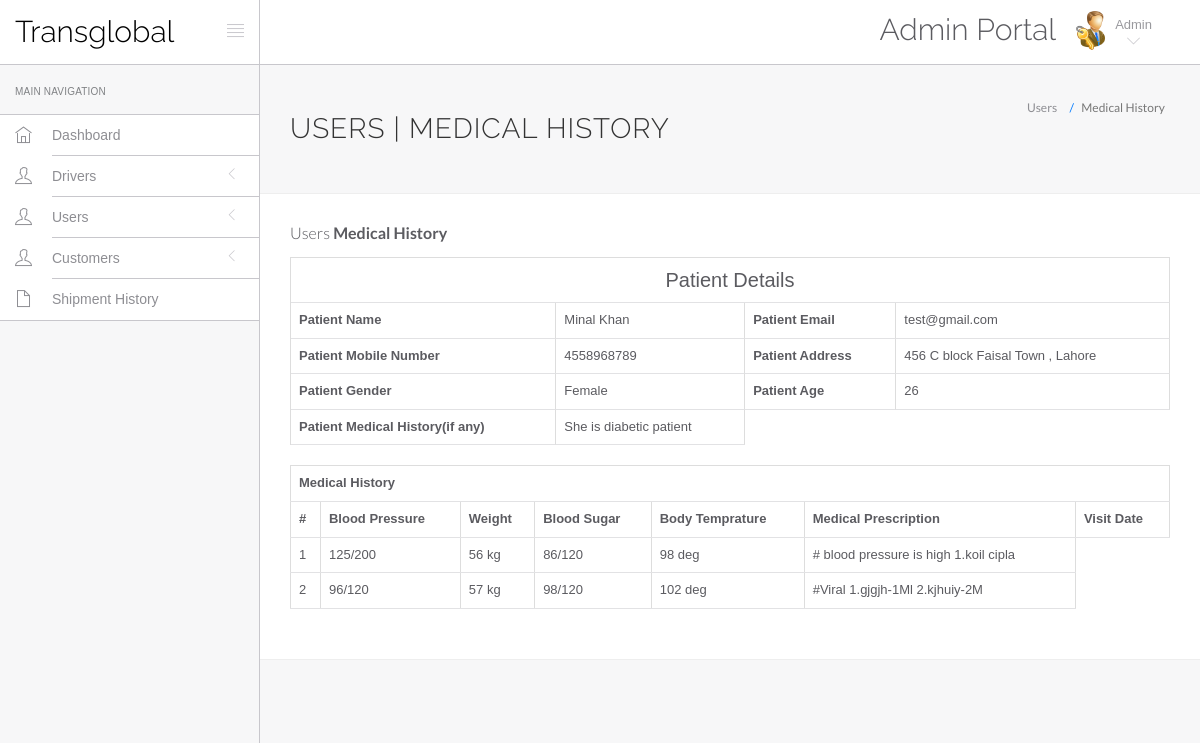
Screenshot of /hms/view-medhistory.php?viewid=1 (signed in) with the database file from the repository.
### tables this page shows
CREATE TABLE IF NOT EXISTS `tblpatient` (
  `ID` int(10) NOT NULL AUTO_INCREMENT,
  `Docid` int(10) DEFAULT NULL,
  `PatientName` varchar(200) DEFAULT NULL,
  `PatientContno` bigint(10) DEFAULT NULL,
  `PatientEmail` varchar(200) DEFAULT NULL,
  `PatientGender` varchar(50) DEFAULT NULL,
  `PatientAdd` mediumtext DEFAULT NULL,
  `PatientAge` int(10) DEFAULT NULL,
  `PatientMedhis` mediumtext DEFAULT NULL,
  PRIMARY KEY (`ID`)
);

CREATE TABLE IF NOT EXISTS `tblmedicalhistory` (
  `ID` int(10) NOT NULL AUTO_INCREMENT,
  `PatientID` int(10) DEFAULT NULL,
  `BloodPressure` varchar(200) DEFAULT NULL,
  `BloodSugar` varchar(200) NOT NULL,
  `Weight` varchar(100) DEFAULT NULL,
  `Temperature` varchar(200) DEFAULT NULL,
  `MedicalPres` mediumtext DEFAULT NULL,
  PRIMARY KEY (`ID`)
);

### hms/view-medhistory.php (the view, shortened to what this page needs)
<?php
include('include/config.php');
?>
<!DOCTYPE html>
<html lang="en">
	<head>
		<link rel="stylesheet" href="vendor/bootstrap/css/bootstrap.min.css">
		<link rel="stylesheet" href="vendor/themify-icons/themify-icons.min.css">
		<link rel="stylesheet" href="assets/css/styles.css">
	</head>
	<body>
		<div id="app">
<?php include('include/sidebar.php');?>
<div class="app-content">
<?php include('include/header.php');?>
<div class="main-content" >
<div class="wrap-content container" id="container">
<section id="page-title">
<div class="row">
<div class="col-sm-8">
<h1 class="mainTitle">Users | Medical History</h1>
</div>
<ol class="breadcrumb">
<li>
<span>Users</span>
</li>
<li class="active">
<span>Medical History</span>
</li>
</ol>
</div>
</section>
<div class="container-fluid container-fullw bg-white">
<div class="row">
<div class="col-md-12">
<h5 class="over-title margin-bottom-15">Users <span class="text-bold">Medical History</span></h5>
<?php
                               $vid=$_GET['viewid'];
                               $ret=mysqli_query($con,"select * from tblpatient where ID='$vid'");
$cnt=1;
while ($row=mysqli_fetch_array($ret)) {
                               ?>
<table border="1" class="table table-bordered">
 <tr align="center">
<td colspan="4" style="font-size:20px;color:blue">
 Patient Details</td></tr>
    <tr>
    <th scope>Patient Name</th>
    <td><?php  echo $row['PatientName'];?></td>
    <th scope>Patient Email</th>
    <td><?php  echo $row['PatientEmail'];?></td>
  </tr>
  <tr>
    <th scope>Patient Mobile Number</th>
    <td><?php  echo $row['PatientContno'];?></td>
    <th>Patient Address</th>
    <td><?php  echo $row['PatientAdd'];?></td>
  </tr>
    <tr>
    <th>Patient Gender</th>
    <td><?php  echo $row['PatientGender'];?></td>
    <th>Patient Age</th>
    <td><?php  echo $row['PatientAge'];?></td>
  </tr>
  <tr>
    <th>Patient Medical History(if any)</th>
    <td><?php  echo $row['PatientMedhis'];?></td>
  </tr>
<?php }?>
</table>
<?php
$ret=mysqli_query($con,"select * from tblmedicalhistory  where PatientID='$vid'");
 ?>
<table id="datatable" class="table table-bordered dt-responsive nowrap" style="border-collapse: collapse; border-spacing: 0; width: 100%;">
  <tr align="center">
   <th colspan="8" >Medical History</th>
  </tr>
  <tr>
    <th>#</th>
<th>Blood Pressure</th>
<th>Weight</th>
<th>Blood Sugar</th>
<th>Body Temprature</th>
<th>Medical Prescription</th>
<th>Visit Date</th>
</tr>
<?php
while ($row=mysqli_fetch_array($ret)) {
  ?>
<tr>
  <td><?php echo $cnt;?></td>
 <td><?php  echo $row['BloodPressure'];?></td>
 <td><?php  echo $row['Weight'];?></td>
 <td><?php  echo $row['BloodSugar'];?></td>
  <td><?php  echo $row['Temperature'];?></td>
  <td><?php  echo $row['MedicalPres'];?></td>
</tr>
<?php $cnt=$cnt+1;} ?>
</table>
</div>
</div>
</div>
</div>
</div>
</div>
</div>
	</body>
</html>

### rows the page displays
tblpatient: PatientName "Minal Khan", PatientEmail "test@gmail.com", PatientContno "4558968789", PatientAdd "456 C block Faisal Town , Lahore", PatientGender "Female", PatientAge "26", PatientMedhis "She is diabetic patient"
tblmedicalhistory: BloodPressure "125/200", Weight "56 kg", BloodSugar "86/120", Temperature "98 deg", MedicalPres "# blood pressure is high 1.koil cipla"
tblmedicalhistory: BloodPressure "96/120", Weight "57 kg", BloodSugar "98/120", Temperature "102 deg", MedicalPres "#Viral 1.gjgjh-1Ml 2.kjhuiy-2M"
